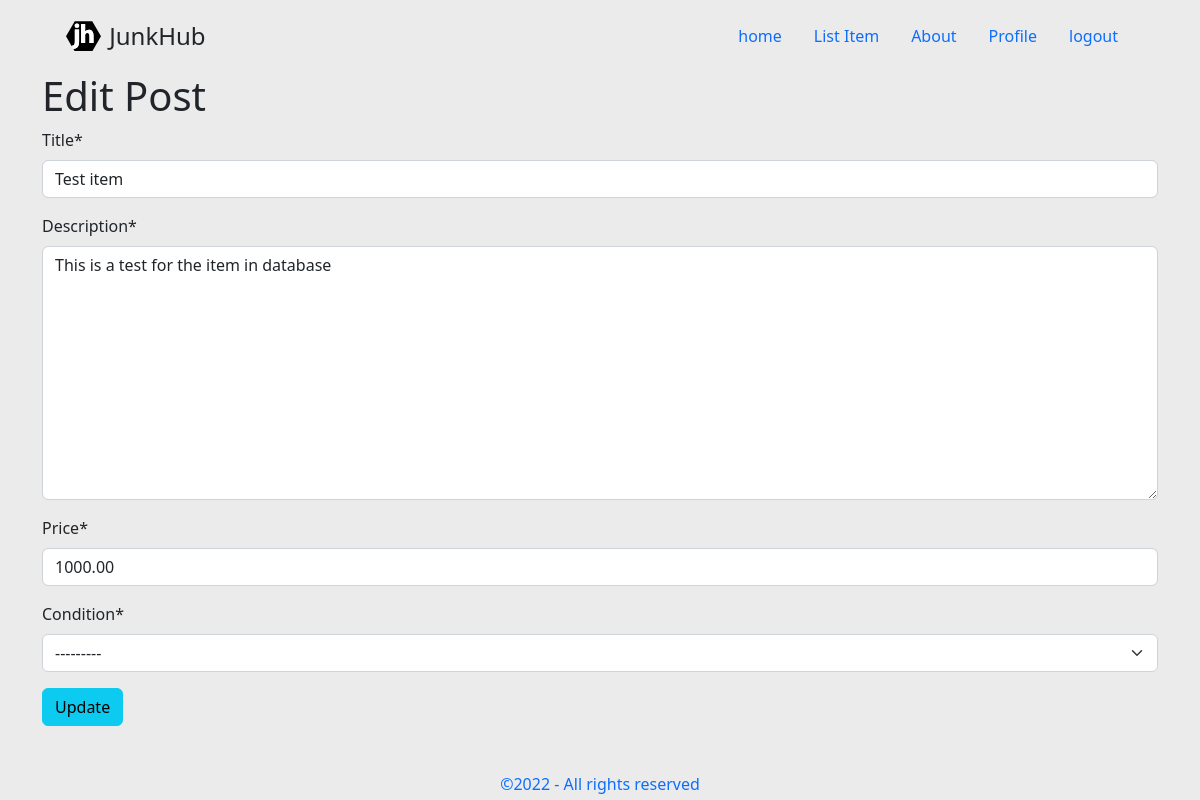
Before: /items/1/edit/ (signed in) with the older database file.
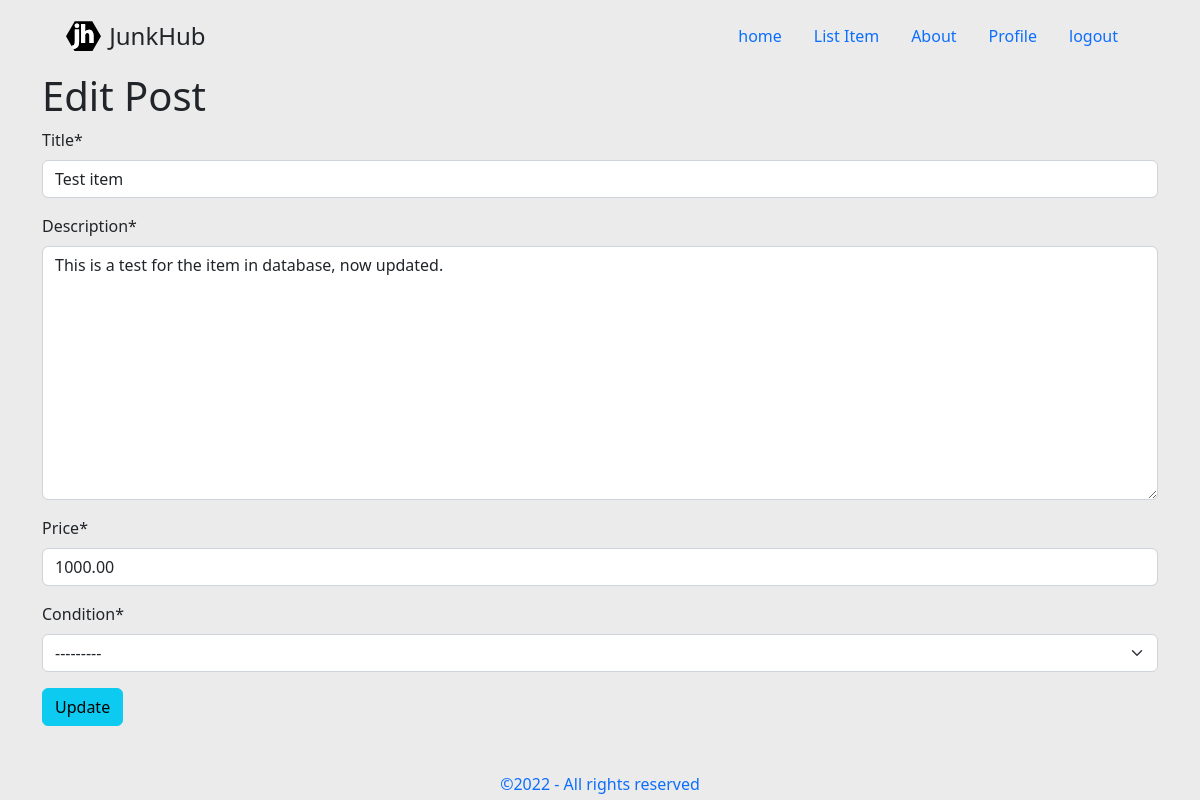
After: the same page with the newer database file.
### home/models.py (models this page shows, shortened)
class Item(models.Model):
    CONDITION_CHOICES = [
        ("Brand new condition", "New"),
        ("Near new condition well looked after", "Good"),
        ("Average condition", "OK"),
        ("Poor condition old and well worn", "Bad"),
    ]
    title = models.CharField(max_length=50)
    description = models.TextField(max_length=255)
    price = models.DecimalField(max_digits=6, decimal_places=2)
    condition = models.CharField(choices=CONDITION_CHOICES, max_length=100)
    user = models.ForeignKey(
        settings.AUTH_USER_MODEL,
        on_delete=models.CASCADE,
    )

### home/views.py (the view)
# urls.py: path("items/<int:pk>/edit/", ItemUpdateView.as_view(), name="item_edit"),
class ItemUpdateView(LoginRequiredMixin, UserPassesTestMixin, UpdateView):
    model = Item
    template_name = "home/item_edit.html"
    fields = ["title", "description", "price", "condition"]
    def test_func(self):  # new
        obj = self.get_object()
        return obj.user == self.request.user

### home/templates/home/item_edit.html (shortened to what this page needs)
{% extends 'home/base.html' %}
{% load crispy_forms_tags %}
{% block content %}
    <h1>Edit Post</h1>
    <form action="" method="post">
        {{ form|crispy }}
        <input type="submit" class="btn btn-info ml-2" value="Update">
    </form>
{% endblock content %}

Changed rows visible on the page:
changed Item "Test item": description "This is a test for the item in database" → "This is a test for the item in database, now updated."
